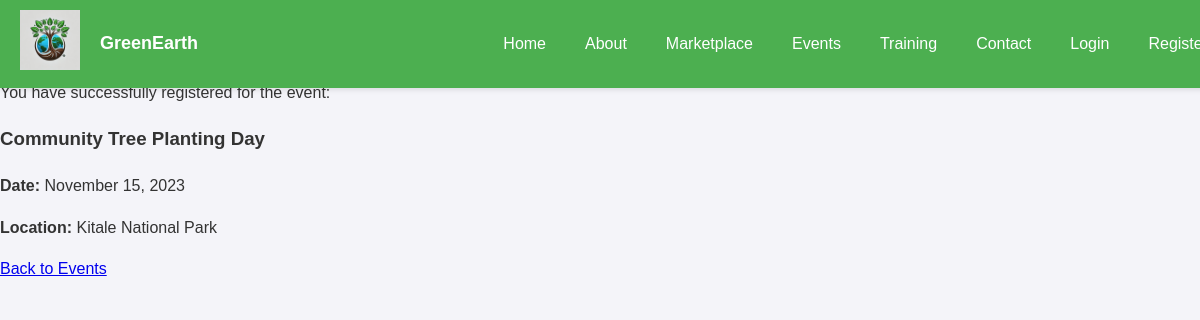
Screenshot of /register_event.php?id=1 with the database file from the repository.
### tables this page shows
CREATE TABLE `events` (
  `id` int(11) NOT NULL,
  `title` varchar(255) NOT NULL,
  `description` text DEFAULT NULL,
  `location` varchar(255) DEFAULT NULL,
  `event_date` date DEFAULT NULL,
  `created_at` timestamp NOT NULL DEFAULT current_timestamp()
);

### register_event.php (the view, shortened to what this page needs)
<?php
include 'php/db.php';
include 'php/header.php';
$event_id = isset($_GET['id']) ? (int)$_GET['id'] : 0;
$sql = "SELECT * FROM events WHERE id = ?";
$stmt = $conn->prepare($sql);
$stmt->bind_param("i", $event_id);
$stmt->execute();
$result = $stmt->get_result();
if ($result->num_rows > 0) {
    $event = $result->fetch_assoc();
    $user_id = $_SESSION['user_id'];
    $registration_sql = "INSERT INTO event_registrations (user_id, event_id, registered_at) VALUES (?, ?, NOW())";
    $registration_stmt = $conn->prepare($registration_sql);
    $registration_stmt->bind_param("ii", $user_id, $event_id);
    if ($registration_stmt->execute()) {
        echo '<p>You have successfully registered for the event:</p>';
        echo '<h3>' . htmlspecialchars($event['title']) . '</h3>';
        echo '<p><strong>Date:</strong> ' . date("F j, Y", strtotime($event['event_date'])) . '</p>';
        echo '<p><strong>Location:</strong> ' . htmlspecialchars($event['location']) . '</p>';
        echo '<a href="events.php">Back to Events</a>';
    } else {
        echo '<p>Error registering for the event. Please try again later.</p>';
    }
} else {
    echo '<p>Event not found.</p>';
}
?>

### css/styles.css (style rules this page uses)
body { margin-top: 80px; font-family: Arial, sans-serif; margin-left: 0; margin-right: 0; padding: 0; background-color: #f4f4f9; color: #333; line-height: 1.6; }

### rows the page displays
events: title "Community Tree Planting Day", event_date "November 15, 2023", location "Kitale National Park"
